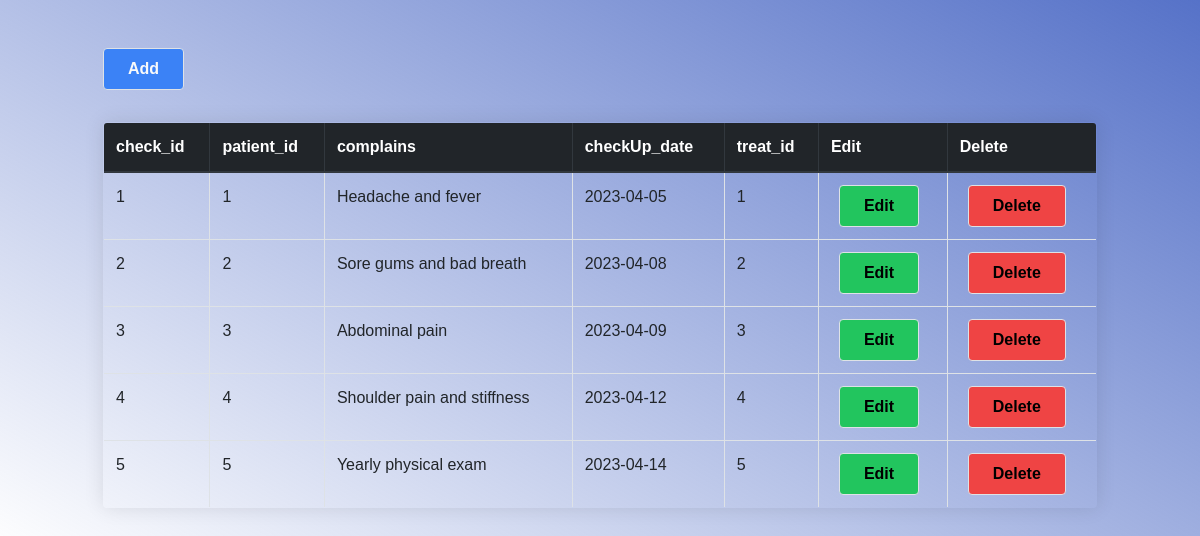
The page /check_up.php on the database its author committed.
### tables this page shows
CREATE TABLE check_up (
  check_id INT NOT NULL AUTO_INCREMENT,
  patient_id INT NOT NULL,
  complains TEXT,
  treat_id INT,
  checkUp_date DATE,
  PRIMARY KEY (check_id),
  FOREIGN KEY (patient_id) REFERENCES patients(patient_id),
  FOREIGN KEY (treat_id) REFERENCES treatments(treat_id)
);

### check_up.php (the view, shortened to what this page needs)
<!DOCTYPE html>
<html>
    <head>
        <link rel="stylesheet" href="https://cdn.jsdelivr.net/npm/bootstrap@4.0.0/dist/css/bootstrap.min.css">
        <script src ="https://cdn.tailwindcss.com"></script>
    </head>
    <body>
    <div class="container my-5">
        <button class="mb-8 bg-blue-500 hover:bg-blue-700 text-white font-bold py-2 px-4 border border-blue-700 rounded">
            <a href = "Add Details/add_check_up.php" class="text-light">Add</a>
        </button>
        <table class="table table-bordered table-hover rounded">
            <thead class="thead-dark">
                <tr >
                    <th scope = "col" >check_id</th>
                    <th scope = "col" >patient_id</th>
                    <th scope = "col" >complains</th>
                    <th scope = "col" >checkUp_date</th>
                    <th scope = "col" >treat_id</th>
                    <th scope = "col" >Edit</th>
                    <th scope = "col" >Delete</th>
                    </tr>
            </thead>
            <tbody>
                <?php
                    require_once "Connection/dbconfig.php";
                    $sql = "Select * from check_up";
                    $result = $pdo->query($sql);
                    if($result->rowCount()>0){
                        while($row = $result->fetch())
                        {
                            ?>
                                <tr>
                                <td><?php echo $row['check_id']; ?></td>
                                <td><?php echo $row['patient_id']; ?></td>
                                <td><?php echo $row['complains']; ?></td>
                                <td><?php echo $row['checkUp_date']; ?></td>
                                <td><?php echo $row['treat_id']; ?></td>
                                <td>
                                    <button class="ml-2 bg-green-500 hover:bg-green-700 text-black font-bold py-2 px-4 border border-blue-700 rounded">
                                    <a href="Update/edit_check_up.php?check_id=<?php echo $row['check_id'];?>">Edit</a></button>
                                </td>
                                <td>
                                    <button class="ml-2 bg-red-500 hover:bg-red-700 text-black font-bold py-2 px-4 border border-blue-700 rounded">
                                    <a href="Delete/delete_check_up.php?deleteid=<?php echo $row['check_id'];?>" onclick = "return confirm('are you sure to delete');">Delete</a></button>
                                </td>
                                </tr>
                            <?php
                        }
                    }
                ?>
            </tbody>
        </table>
    </div>
    </body>
</html>

### check_up.php (style rules this page uses)
body { margin: relative; background: linear-gradient(30deg, #49a0, #5672c8); font-family: sans-serif; font-weight: 100; }
table { width: 90%; border-collapse: collapse; overflow: hidden; box-shadow: 0 0 20px rgba(0,0,0,0.1); }

### rows shown on the page
check_up: check_id "1", patient "1", complains "Headache and fever", checkUp_date "2023-04-05", treat "1"
check_up: check_id "2", patient "2", complains "Sore gums and bad breath", checkUp_date "2023-04-08", treat "2"
check_up: check_id "3", patient "3", complains "Abdominal pain", checkUp_date "2023-04-09", treat "3"
check_up: check_id "4", patient "4", complains "Shoulder pain and stiffness", checkUp_date "2023-04-12", treat "4"
check_up: check_id "5", patient "5", complains "Yearly physical exam", checkUp_date "2023-04-14", treat "5"
